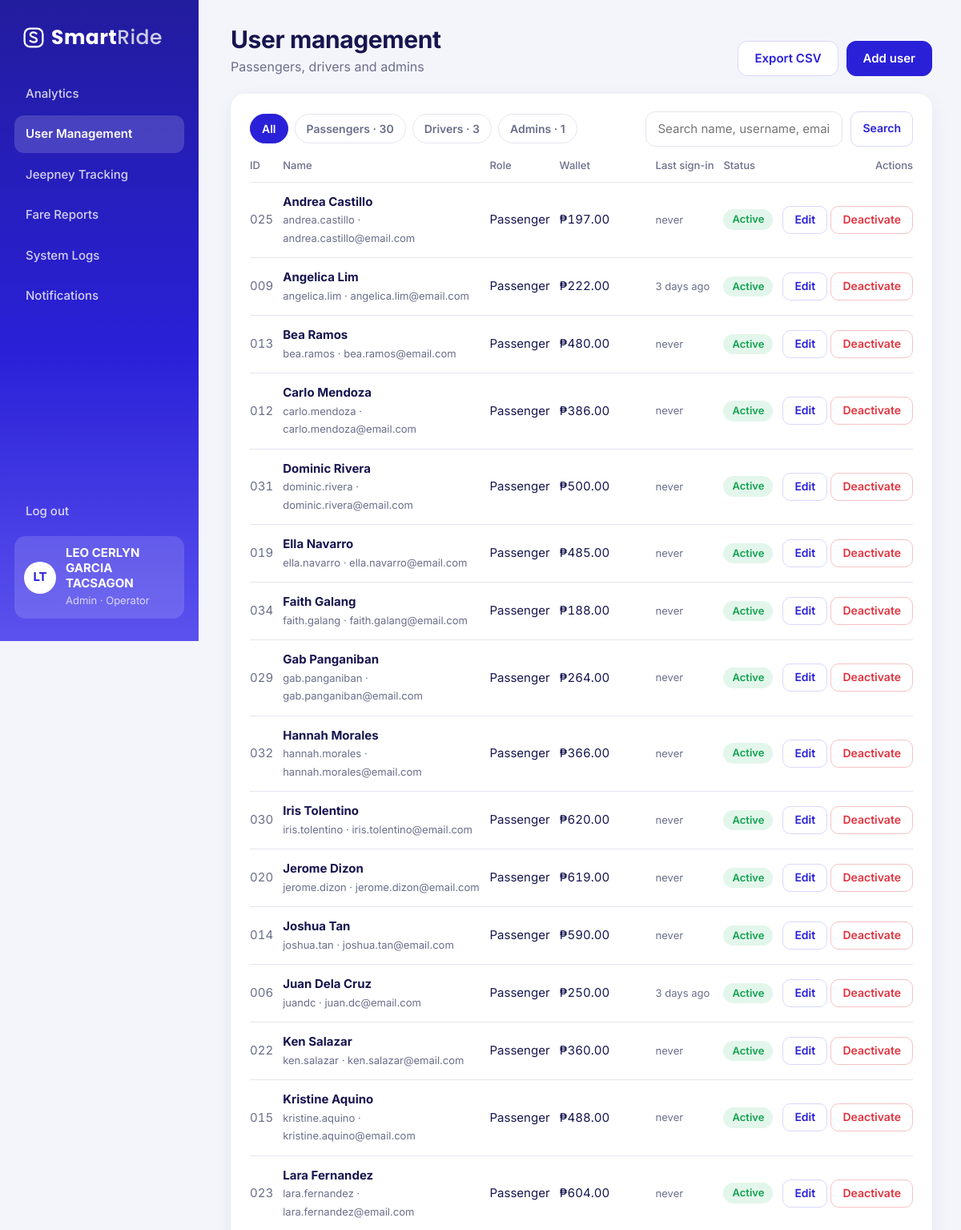
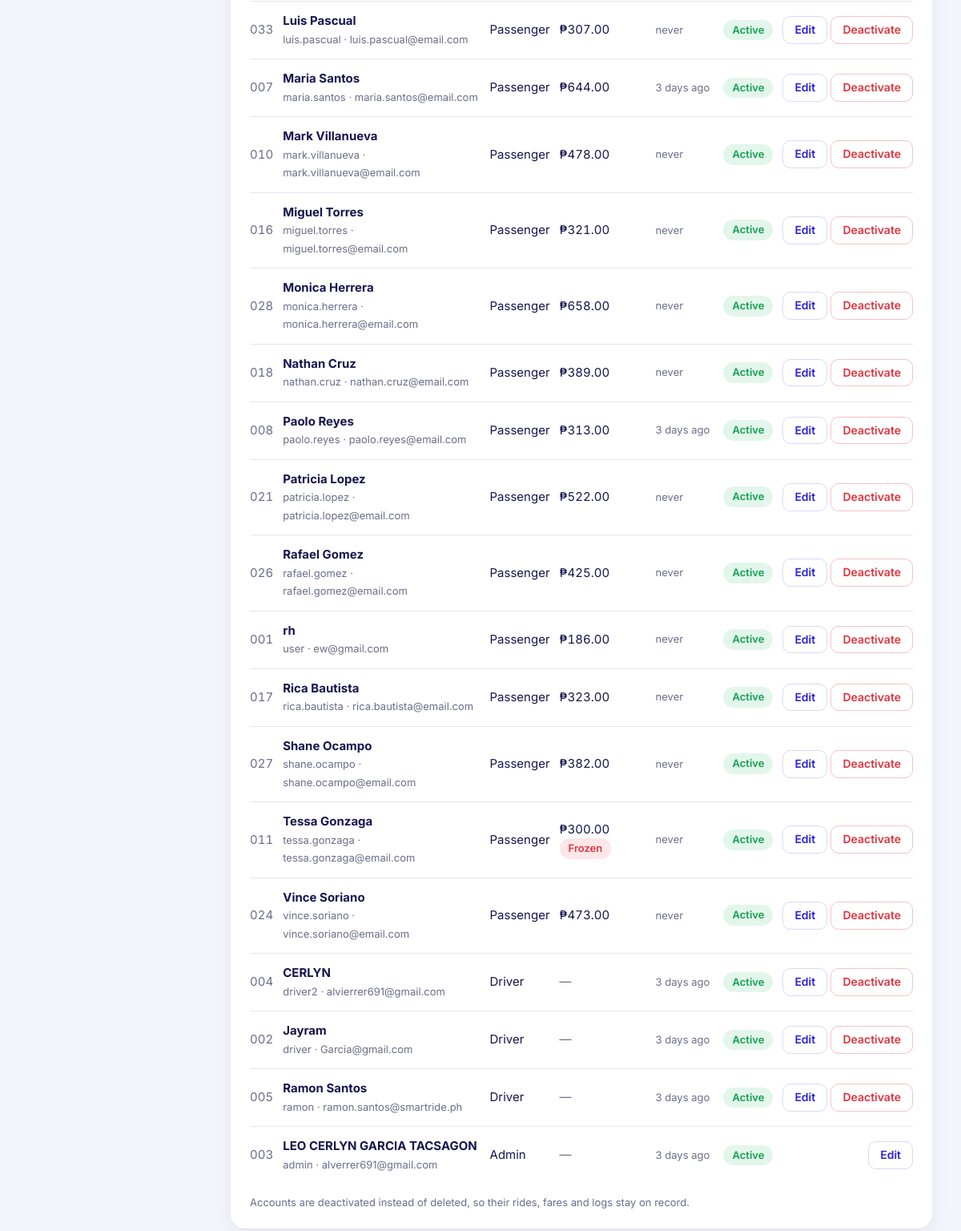
The app's page /controllers/admin_users.php (signed in) with its own data (2 pictures, top to bottom).
### tables this page shows
CREATE TABLE users (
  user_id        INT UNSIGNED NOT NULL AUTO_INCREMENT,
  role_id        TINYINT UNSIGNED NOT NULL,
  full_name      VARCHAR(100) NOT NULL,
  email          VARCHAR(100) NOT NULL,
  phone          VARCHAR(20) NOT NULL,
  username       VARCHAR(50) NOT NULL,
  password_hash  VARCHAR(255) NOT NULL,
  status         ENUM('active','inactive') NOT NULL DEFAULT 'active',
  sms_alerts     TINYINT(1) NOT NULL DEFAULT 0,    
  email_alerts   TINYINT(1) NOT NULL DEFAULT 0,    
  created_at     DATETIME NOT NULL,
  PRIMARY KEY (user_id),
  UNIQUE KEY uq_username (username),
  KEY fk_users_role (role_id),
  CONSTRAINT fk_users_role FOREIGN KEY (role_id) REFERENCES roles (role_id)
);

CREATE TABLE roles (
  role_id    TINYINT UNSIGNED NOT NULL AUTO_INCREMENT,
  role_name  VARCHAR(20) NOT NULL,
  PRIMARY KEY (role_id),
  UNIQUE KEY uq_role_name (role_name)
);

### controllers/admin_users.php (called while the page is built, shortened)
<?php
require_once '../config/db_connect.php';
require_once '../includes/functions.php';
require_once '../models/user_model.php';
$role = input('role');
if (!in_array($role, ['passenger', 'driver', 'admin'], true)) {
    $role = '';
}
$q = mb_substr(input('q'), 0, 60);
$users = get_user_list($conn, $role, $q);
$counts = count_users_by_role($conn);
include '../views/admin/users.php';

### models/user_model.php (called while the page is built, shortened)
<?php
function get_user_list($conn, $role = '', $search = '')
{
    $sql = "SELECT u.user_id, u.full_name, u.username, u.email, u.phone, u.status, u.created_at, r.role_name,
                   w.balance, w.status AS wallet_status,
                   (SELECT MAX(login_at) FROM login_sessions ls WHERE ls.user_id = u.user_id) AS last_login
            FROM users u
            JOIN roles r ON r.role_id = u.role_id
            LEFT JOIN wallets w ON w.user_id = u.user_id
            WHERE 1 = 1";
    $types = "";
    $sql .= " ORDER BY r.role_id, u.full_name";
    $stmt = $conn->prepare($sql);
    $stmt->execute();
    return $stmt->get_result()->fetch_all(MYSQLI_ASSOC);
}
function count_users_by_role($conn)
{
    $stmt = $conn->prepare("SELECT r.role_name, COUNT(u.user_id) AS n FROM roles r
                            LEFT JOIN users u ON u.role_id = r.role_id AND u.status = 'active'
                            GROUP BY r.role_name");
    $stmt->execute();
    $counts = [];
    foreach ($stmt->get_result()->fetch_all(MYSQLI_ASSOC) as $row) {
        $counts[$row['role_name']] = (int) $row['n'];
    }
    return $counts;
}

### views/admin/users.php (the view, shortened to what this page needs)
<?php include '../views/partials/dashboard_top.php'; ?>
<?php page_head('User management', 'Passengers, drivers and admins',
    '<a class="btn ghost" href="admin_users_export.php">' . icon('download') . 'Export CSV</a><a class="btn" href="admin_user_form.php">' . icon('plus') . 'Add user</a>'); ?>
<div class="card">
    <div class="head">
        <div class="filters">
            <?php foreach (['' => 'All', 'passenger' => 'Passengers', 'driver' => 'Drivers', 'admin' => 'Admins'] as $key => $label): ?>
                <a class="<?= $role === $key ? 'on' : '' ?>" href="admin_users.php<?= $key ? '?role=' . $key : '' ?>"><?= e($label) ?><?= $key ? ' · ' . (int) ($counts[$key] ?? 0) : '' ?></a>
            <?php endforeach; ?>
        </div>
        <form class="searchbar" method="get" action="admin_users.php">
            <label class="sr-only" for="q">Search</label><input class="input" id="q" name="q" maxlength="60" placeholder="Search name, username, email" value="<?= e($q) ?>">
            <button class="btn ghost sm" type="submit">Search</button>
        </form>
    </div>
    <?php if (!$users): ?>
        <p class="empty">No accounts match.</p>
    <?php else: ?>
    <div class="table-scroll"><table class="data">
        <thead><tr><th>ID</th><th>Name</th><th>Role</th><th>Wallet</th><th>Last sign-in</th><th>Status</th><th class="r">Actions</th></tr></thead>
        <tbody>
        <?php foreach ($users as $u): ?>
            <tr>
                <td class="num muted"><?= str_pad((string) $u['user_id'], 3, '0', STR_PAD_LEFT) ?></td>
                <td><b><?= e($u['full_name']) ?></b><br><span class="muted small"><?= e($u['username']) ?> · <?= e($u['email']) ?></span></td>
                <td><?= e(ucfirst($u['role_name'])) ?></td>
                <td class="num">
                    <?php if ($u['balance'] !== null): ?>
                        <?= peso($u['balance']) ?><?= $u['wallet_status'] === 'frozen' ? ' ' . pill('frozen') : '' ?>
                    <?php else: ?>
                        <span class="muted">—</span>
                    <?php endif; ?>
                </td>
                <td class="small muted"><?= e(time_ago($u['last_login'])) ?></td>
                <td><?= pill($u['status']) ?></td>
                <td class="r" style="white-space:nowrap">
                    <a class="btn sm ghost" href="admin_user_form.php?id=<?= (int) $u['user_id'] ?>"><?= icon('edit') ?>Edit</a>
                    <?php if ((int) $u['user_id'] !== (int) $_SESSION['user_id']): ?>
                        <form class="inline-form" method="post" action="admin_users.php"
                              <?= $u['status'] === 'active' ? 'data-confirm="Deactivate ' . e($u['full_name']) . '? They won&#039;t be able to sign in."' : '' ?>>
                            <button class="btn sm <?= $u['status'] === 'active' ? 'danger' : 'ghost' ?>" type="submit"><?= $u['status'] === 'active' ? 'Deactivate' : 'Reactivate' ?></button>
                        </form>
                    <?php endif; ?>
                </td>
            </tr>
        <?php endforeach; ?>
        </tbody>
    </table></div>
    <?php endif; ?>
    <p class="hint" style="margin-top:14px">Accounts are deactivated instead of deleted, so their rides, fares and logs stay on record.</p>
</div>
<?php include '../views/partials/dashboard_bottom.php'; ?>

### includes/functions.php (shortened to what this page needs)
<?php
function e($value)
{
    return htmlspecialchars((string) ($value ?? ''), ENT_QUOTES, 'UTF-8');
}
function peso($amount, $decimals = 2)
{
    return '₱' . number_format((float) $amount, $decimals);
}
function logo($white = false)
{
    return '<span class="logo' . ($white ? ' white' : '') . '">'
        . '<svg viewBox="0 0 32 32" fill="none" stroke="currentColor" stroke-width="2.6" stroke-linecap="round" stroke-linejoin="round" aria-hidden="true">'
        . '<rect x="3" y="3" width="26" height="26" rx="8"/><path d="M11 20.5c1.4 1.3 3 1.9 5 1.9 2.7 0 4.5-1.4 4.5-3.4 0-4.6-9.2-2.6-9.2-7.3 0-1.9 1.8-3.2 4.3-3.2 1.8 0 3.3.6 4.4 1.7"/></svg>'
        . '<span>Smart<span class="logo-ride">Ride</span></span></span>';
}
function time_ago($datetime)
{
    if (!$datetime) {
        return 'never';
    }
    $diff = time() - strtotime($datetime);
    return floor($diff / 86400) . ' days ago';
}
function pill($status)
{
    $labels = [
        'paid'            => ['green', 'Paid'],
        'blocked_full'    => ['amber', 'Blocked · full'],
        'blocked_balance' => ['red', 'Blocked · low balance'],
        'blocked_frozen'  => ['red', 'Blocked · QR frozen'],
        'active'          => ['green', 'Active'],
        'breakdown'       => ['red', 'Breakdown'],
        'offline'         => ['gray', 'Offline'],
        'inactive'        => ['gray', 'Deactivated'],
        'frozen'          => ['red', 'Frozen'],
        'on_trip'         => ['green', 'On a trip'],
        'parked'          => ['brand', 'Parked'],
        'reload'          => ['brand', 'Reload'],
    ];
    $tone = 'gray';
    $label = ucfirst($status);
    if (isset($labels[$status])) {
        $tone = $labels[$status][0];
        $label = $labels[$status][1];
    }
    return '<span class="pill pill-' . $tone . '">' . e($label) . '</span>';
}
function page_head($heading, $sub = '', $tools = '')
{
    echo '<div class="page-head">';
    echo '<div style="display:flex;gap:14px;align-items:center;min-width:0">';
    echo '<div style="min-width:0"><h1>' . e($heading) . '</h1>';
    if ($sub !== '') {
        echo '<p>' . e($sub) . '</p>';
    }
    echo '</div></div>';
    if ($tools !== '') {
        echo '<div class="tools">' . $tools . '</div>';
    }
    echo '</div>';
}
function input($key, $default = '')
{
    $value = $_POST[$key] ?? $_GET[$key] ?? $default;
    return is_string($value) ? trim($value) : $default;
}

### assets/css/app.css (style rules this page uses)
:root { --brand: #2A20D8; --brand-deep: #221C9E; --brand-soft: #5B52EE; --ink: #17154F; --navy: #1E1B6E; --muted: #6B6E8A; --bg: #F4F5FB; --surface: #FFFFFF; --lav: #ECEBFE; --lav-2: #D9D7FD; --line: #E4E5F0; --green: #12A150; --green-bg: #E3F6EB; --red: #E0343F; --red-bg: #FDE7E8; --amber: #C77A00; --amber-bg: #FFF1D9; --gray: #9A9CB4; --gray-bg: #EEEFF5; --shadow: 0 1px 2px rgba(23, 21, 79, .05), 0 8px 24px rgba(23, 21, 79, .06); --radius: 18px; --grad: linear-gradient(180deg, #221C9E 0%, #2A20D8 55%, #5B52EE 100%); --font: "Inter", system-ui, -apple-system, "Segoe UI", Roboto, sans-serif; --font-logo: "Poppins", "Inter", system-ui, sans-serif; }
* { box-sizing: border-box; margin: 0; padding: 0; }
html { -webkit-text-size-adjust: 100%; }
body { font-family: var(--font); color: var(--ink); background: var(--bg); font-size: 15px; line-height: 1.5; }
a { color: inherit; text-decoration: none; }
button, input, select { font: inherit; color: inherit; }
.num { font-variant-numeric: tabular-nums; }
.muted { color: var(--muted); }
.small { font-size: 13px; }
.logo { display: inline-flex; align-items: center; gap: 8px; font-family: var(--font-logo); font-weight: 700; font-size: 28px; letter-spacing: .5px; color: var(--brand); }
.logo svg { width: 28px; height: 28px; }
.logo.white { color: #fff; }
.logo .logo-ride { font-weight: 500; opacity: .78; }
.btn { display: inline-flex; align-items: center; justify-content: center; gap: 8px; border: 1.5px solid var(--brand); background: var(--brand); color: #fff; border-radius: 12px; padding: 12px 20px; font-weight: 600; font-size: 15px; cursor: pointer; line-height: 1.2; white-space: nowrap; }
.btn.ghost { background: var(--surface); color: var(--brand); border-color: var(--lav-2); }
.btn.danger { background: var(--surface); color: var(--red); border-color: #F5C2C6; }
.btn.sm { padding: 8px 14px; font-size: 14px; border-radius: 10px; }
.pill { display: inline-flex; align-items: center; gap: 6px; font-size: 13px; font-weight: 600; padding: 5px 11px; border-radius: 999px; white-space: nowrap; line-height: 1.2; }
.pill-green { background: var(--green-bg); color: var(--green); }
.pill-red { background: var(--red-bg); color: var(--red); }
.input, select.input { width: 100%; background: var(--surface); border: 1.5px solid var(--line); border-radius: 12px; padding: 13px 15px; font-size: 15px; }
.hint { font-size: 13px; color: var(--muted); }
.sidebar .logo { padding: 0 10px 28px; font-size: 25px; }
.page-head { display: flex; justify-content: space-between; align-items: flex-end; gap: 16px; flex-wrap: wrap; }
.page-head h1 { font-size: 30px; letter-spacing: -.4px; line-height: 1.15; }
.page-head p { color: var(--muted); margin-top: 4px; font-size: 16px; }
.page-head .tools { display: flex; gap: 10px; align-items: center; flex-wrap: wrap; }
.card { background: var(--surface); border-radius: var(--radius); padding: 22px 24px; box-shadow: var(--shadow); min-width: 0; }
.card .head { display: flex; justify-content: space-between; align-items: center; gap: 12px; margin-bottom: 14px; flex-wrap: wrap; }
table.data { width: 100%; border-collapse: collapse; font-size: 15px; }
table.data th { text-align: left; color: var(--muted); font-weight: 500; font-size: 13px; padding: 0 12px 10px 0; border-bottom: 1px solid var(--line); white-space: nowrap; }
table.data td { padding: 13px 12px 13px 0; border-bottom: 1px solid var(--line); vertical-align: middle; }
table.data tr:last-child td { border-bottom: none; }
table.data .r { text-align: right; padding-right: 0; }
.table-scroll { overflow-x: auto; margin: 0 -4px; padding: 0 4px; }
.table-scroll table { min-width: 560px; }
.filters { display: flex; gap: 8px; flex-wrap: wrap; }
.filters a { border: 1.5px solid var(--line); background: var(--surface); border-radius: 999px; padding: 7px 14px; font-size: 14px; font-weight: 600; color: var(--muted); }
.filters a.on { background: var(--brand); border-color: var(--brand); color: #fff; }
.searchbar { display: flex; gap: 10px; }
.searchbar .input { padding: 10px 14px; }
.inline-form { display: inline-flex; gap: 8px; align-items: center; }

### records on screen
users: user_id "025", full_name "Andrea Castillo", username "andrea.castillo", email "andrea.castillo@email.com", role.role_name "Passenger", balance "₱197.00", last_login "never", status "Active", shows "Deactivate"
users: user_id "009", full_name "Angelica Lim", username "angelica.lim", email "angelica.lim@email.com", role.role_name "Passenger", balance "₱222.00", last_login "3 days ago", status "Active", shows "Deactivate"
users: user_id "013", full_name "Bea Ramos", username "bea.ramos", email "bea.ramos@email.com", role.role_name "Passenger", balance "₱480.00", last_login "never", status "Active", shows "Deactivate"
users: user_id "012", full_name "Carlo Mendoza", username "carlo.mendoza", email "carlo.mendoza@email.com", role.role_name "Passenger", balance "₱386.00", last_login "never", status "Active", shows "Deactivate"
users: user_id "031", full_name "Dominic Rivera", username "dominic.rivera", email "dominic.rivera@email.com", role.role_name "Passenger", balance "₱500.00", last_login "never", status "Active", shows "Deactivate"
users: user_id "019", full_name "Ella Navarro", username "ella.navarro", email "ella.navarro@email.com", role.role_name "Passenger", balance "₱485.00", last_login "never", status "Active", shows "Deactivate"
users: user_id "034", full_name "Faith Galang", username "faith.galang", email "faith.galang@email.com", role.role_name "Passenger", balance "₱188.00", last_login "never", status "Active", shows "Deactivate"
users: user_id "029", full_name "Gab Panganiban", username "gab.panganiban", email "gab.panganiban@email.com", role.role_name "Passenger", balance "₱264.00", last_login "never", status "Active", shows "Deactivate"
users: user_id "032", full_name "Hannah Morales", username "hannah.morales", email "hannah.morales@email.com", role.role_name "Passenger", balance "₱366.00", last_login "never", status "Active", shows "Deactivate"
users: user_id "030", full_name "Iris Tolentino", username "iris.tolentino", email "iris.tolentino@email.com", role.role_name "Passenger", balance "₱620.00", last_login "never", status "Active", shows "Deactivate"
users: user_id "020", full_name "Jerome Dizon", username "jerome.dizon", email "jerome.dizon@email.com", role.role_name "Passenger", balance "₱619.00", last_login "never", status "Active", shows "Deactivate"
users: user_id "014", full_name "Joshua Tan", username "joshua.tan", email "joshua.tan@email.com", role.role_name "Passenger", balance "₱590.00", last_login "never", status "Active", shows "Deactivate"
users: user_id "006", full_name "Juan Dela Cruz", username "juandc", email "juan.dc@email.com", role.role_name "Passenger", balance "₱250.00", last_login "3 days ago", status "Active", shows "Deactivate"
users: user_id "022", full_name "Ken Salazar", username "ken.salazar", email "ken.salazar@email.com", role.role_name "Passenger", balance "₱360.00", last_login "never", status "Active", shows "Deactivate"
users: user_id "015", full_name "Kristine Aquino", username "kristine.aquino", email "kristine.aquino@email.com", role.role_name "Passenger", balance "₱488.00", last_login "never", status "Active", shows "Deactivate"
users: user_id "023", full_name "Lara Fernandez", username "lara.fernandez", email "lara.fernandez@email.com", role.role_name "Passenger", balance "₱604.00", last_login "never", status "Active", shows "Deactivate"
users: user_id "033", full_name "Luis Pascual", username "luis.pascual", email "luis.pascual@email.com", role.role_name "Passenger", balance "₱307.00", last_login "never", status "Active", shows "Deactivate"
users: user_id "007", full_name "Maria Santos", username "maria.santos", email "maria.santos@email.com", role.role_name "Passenger", balance "₱644.00", last_login "3 days ago", status "Active", shows "Deactivate"
users: user_id "010", full_name "Mark Villanueva", username "mark.villanueva", email "mark.villanueva@email.com", role.role_name "Passenger", balance "₱478.00", last_login "never", status "Active", shows "Deactivate"
users: user_id "016", full_name "Miguel Torres", username "miguel.torres", email "miguel.torres@email.com", role.role_name "Passenger", balance "₱321.00", last_login "never", status "Active", shows "Deactivate"
users: user_id "028", full_name "Monica Herrera", username "monica.herrera", email "monica.herrera@email.com", role.role_name "Passenger", balance "₱658.00", last_login "never", status "Active", shows "Deactivate"
users: user_id "018", full_name "Nathan Cruz", username "nathan.cruz", email "nathan.cruz@email.com", role.role_name "Passenger", balance "₱389.00", last_login "never", status "Active", shows "Deactivate"
users: user_id "008", full_name "Paolo Reyes", username "paolo.reyes", email "paolo.reyes@email.com", role.role_name "Passenger", balance "₱313.00", last_login "3 days ago", status "Active", shows "Deactivate"
users: user_id "021", full_name "Patricia Lopez", username "patricia.lopez", email "patricia.lopez@email.com", role.role_name "Passenger", balance "₱522.00", last_login "never", status "Active", shows "Deactivate"
users: user_id "026", full_name "Rafael Gomez", username "rafael.gomez", email "rafael.gomez@email.com", role.role_name "Passenger", balance "₱425.00", last_login "never", status "Active", shows "Deactivate"
users: user_id "001", full_name "rh", username "user", email "ew@gmail.com", role.role_name "Passenger", balance "₱186.00", last_login "never", status "Active", shows "Deactivate"
users: user_id "017", full_name "Rica Bautista", username "rica.bautista", email "rica.bautista@email.com", role.role_name "Passenger", balance "₱323.00", last_login "never", status "Active", shows "Deactivate"
users: user_id "027", full_name "Shane Ocampo", username "shane.ocampo", email "shane.ocampo@email.com", role.role_name "Passenger", balance "₱382.00", last_login "never", status "Active", shows "Deactivate"
users: user_id "011", full_name "Tessa Gonzaga", username "tessa.gonzaga", email "tessa.gonzaga@email.com", role.role_name "Passenger", balance "₱300.00", label "Frozen Active", last_login "never", status "Deactivate"
users: user_id "024", full_name "Vince Soriano", username "vince.soriano", email "vince.soriano@email.com", role.role_name "Passenger", balance "₱473.00", last_login "never", status "Active", shows "Deactivate"
users: user_id "004", full_name "CERLYN", username "driver2", email "alvierrer691@gmail.com", role.role_name "Driver", last_login "3 days ago", status "Active", shows "Deactivate"
users: user_id "002", full_name "Jayram", username "driver", email "Garcia@gmail.com", role.role_name "Driver", last_login "3 days ago", status "Active", shows "Deactivate"
users: user_id "005", full_name "Ramon Santos", username "ramon", email "ramon.santos@smartride.ph", role.role_name "Driver", last_login "3 days ago", status "Active", shows "Deactivate"
users: user_id "003", full_name "LEO CERLYN GARCIA TACSAGON", username "admin", email "alverrer691@gmail.com", role.role_name "Admin", last_login "3 days ago", status "Active"

### other values on screen
$item[2] "Analytics"
$item[2] "User Management"
$item[2] "Jeepney Tracking"
$item[2] "Fare Reports"
$item[2] "System Logs"
$item[2] "Notifications"
initials($my_name) "LT"
$my_name "LEO CERLYN GARCIA TACSAGON"
$role_labels[$my_role] "Admin · Operator"
$heading "User management"
$sub "Passengers, drivers and admins"
$tools "Export CSV Add user"
$label "All"
$label "Passengers"
$counts[$key] "30"
